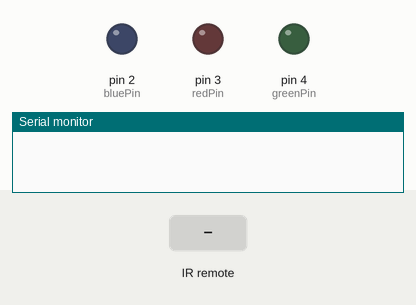
This sketch was run on a simulated Arduino Uno, built with avr-gcc and run on an emulated ATmega328P. On the bench: output pins drawn as LEDs (lit = HIGH), the last lines printed to the serial monitor. The inputs (shaded band) are chosen by the test bench.

Above: at 1.2 s.
1.3 s: infrared code 0xFD08F7 received
At 2.0 s:
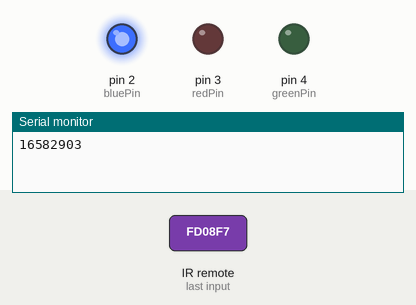
2.8 s: infrared code 0xFD48B7 received
At 3.2 s:
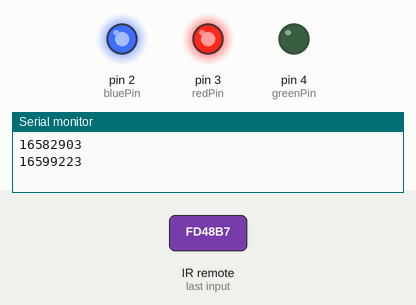
4.3 s: infrared code 0xFD8877 received
At 5.5 s:
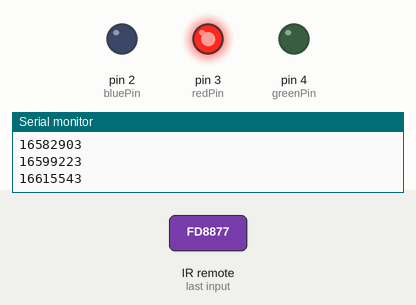
5.8 s: infrared code 0xFDA857 received
At 6.9 s:
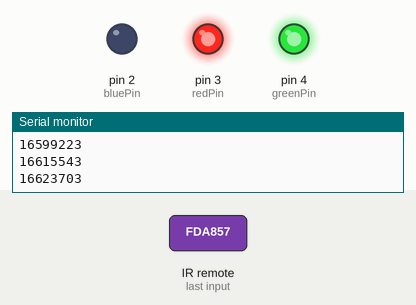
7.3 s: infrared code 0xFD28D7 received
At 8.1 s:
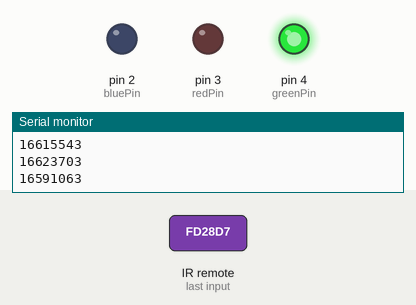
8.8 s: infrared code 0xFD6897 received
At 9.3 s:
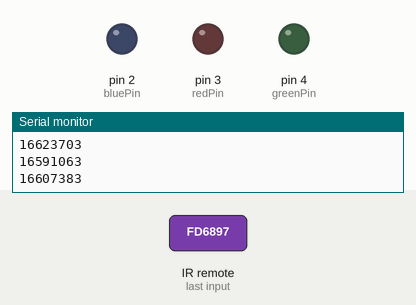
Timing chart, 0 to 11.3 s (numbered marks = the images above; inputs shaded):
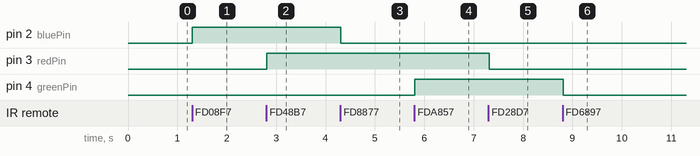

The sketch:

code.ino
```cpp
#include <IRremote.h>

#define IR_Recv 12
#define bluePin 2
#define redPin 3
#define greenPin 4

IRrecv irrecv(IR_Recv);
decode_results results;

void setup(){
  Serial.begin(9600);
  irrecv.enableIRIn();
  pinMode(bluePin, OUTPUT);
  pinMode(redPin,OUTPUT);
  pinMode(greenPin,OUTPUT);

}
void loop(){

  if (irrecv.decode(&results)){
    long int decode = results.value;
    Serial.println(results.value);

    switch (results.value){
      case 16582903:
      digitalWrite(bluePin, HIGH); //button 1
    break;
    case 16615543:
    digitalWrite(bluePin, LOW); //button 2
    break;
  case 16599223:
    digitalWrite(redPin, HIGH); // button 3
    break;
    case 16591063:
    digitalWrite(redPin, LOW); // button 4
    break;
    case 16623703:
    digitalWrite(greenPin, HIGH); // button 5
    break;
    case 16607383:
    digitalWrite(greenPin, LOW); //button 6
    break;

  }

  irrecv.resume(); //receives the next value
}
delay(100);
}
```

Measured:
- after the input at 1.3 s, pin 2 (bluePin): LOW → HIGH at once
- after the input at 2.8 s, pin 3 (redPin): LOW → HIGH at once
- after the input at 4.3 s, pin 2 (bluePin): HIGH → LOW at once
- after the input at 5.8 s, pin 4 (greenPin): LOW → HIGH at once
- after the input at 7.3 s, pin 3 (redPin): HIGH → LOW at once
- after the input at 8.8 s, pin 4 (greenPin): HIGH → LOW at once
